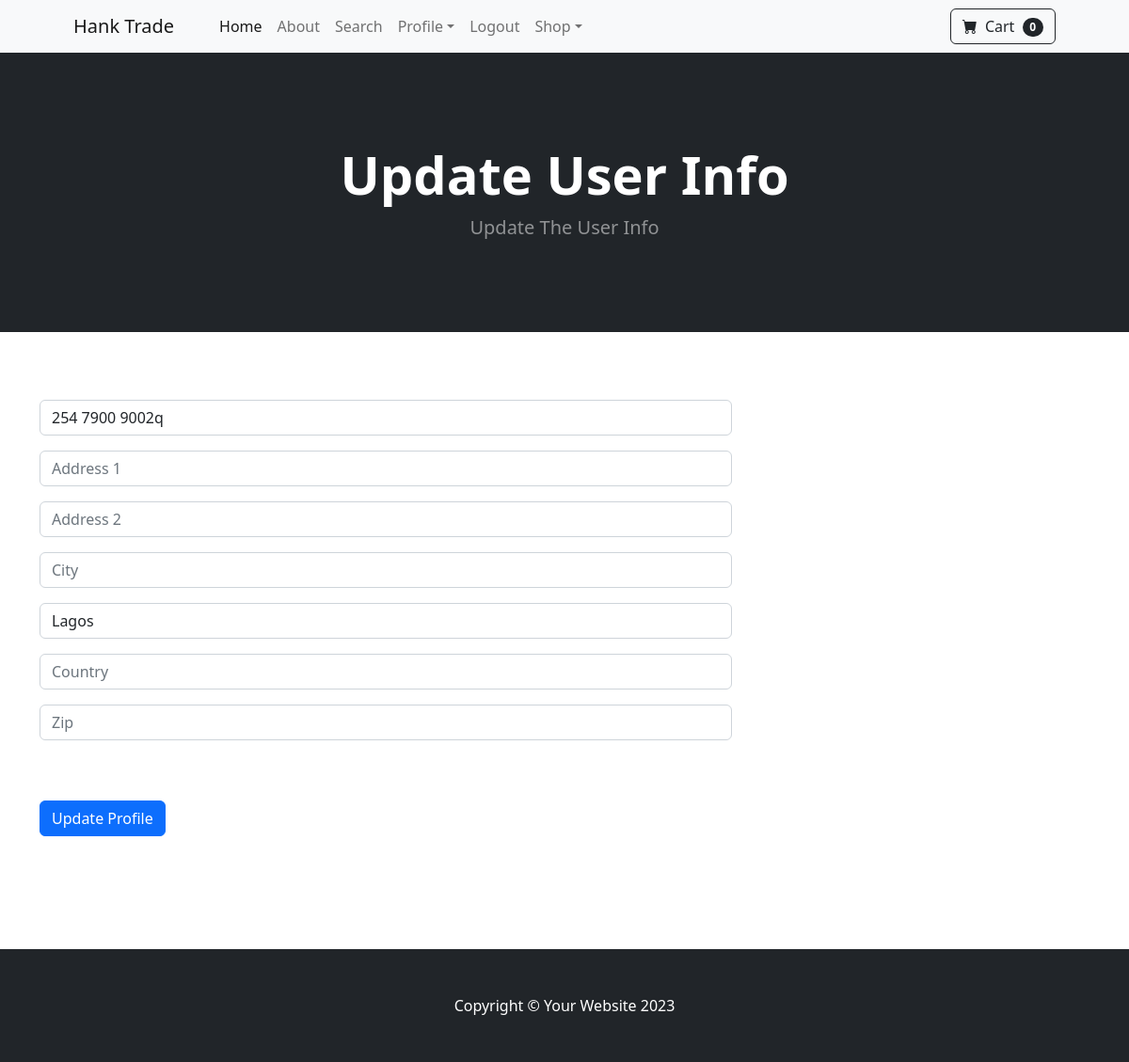
The page /update_info/ (signed in) on the database as committed earlier.
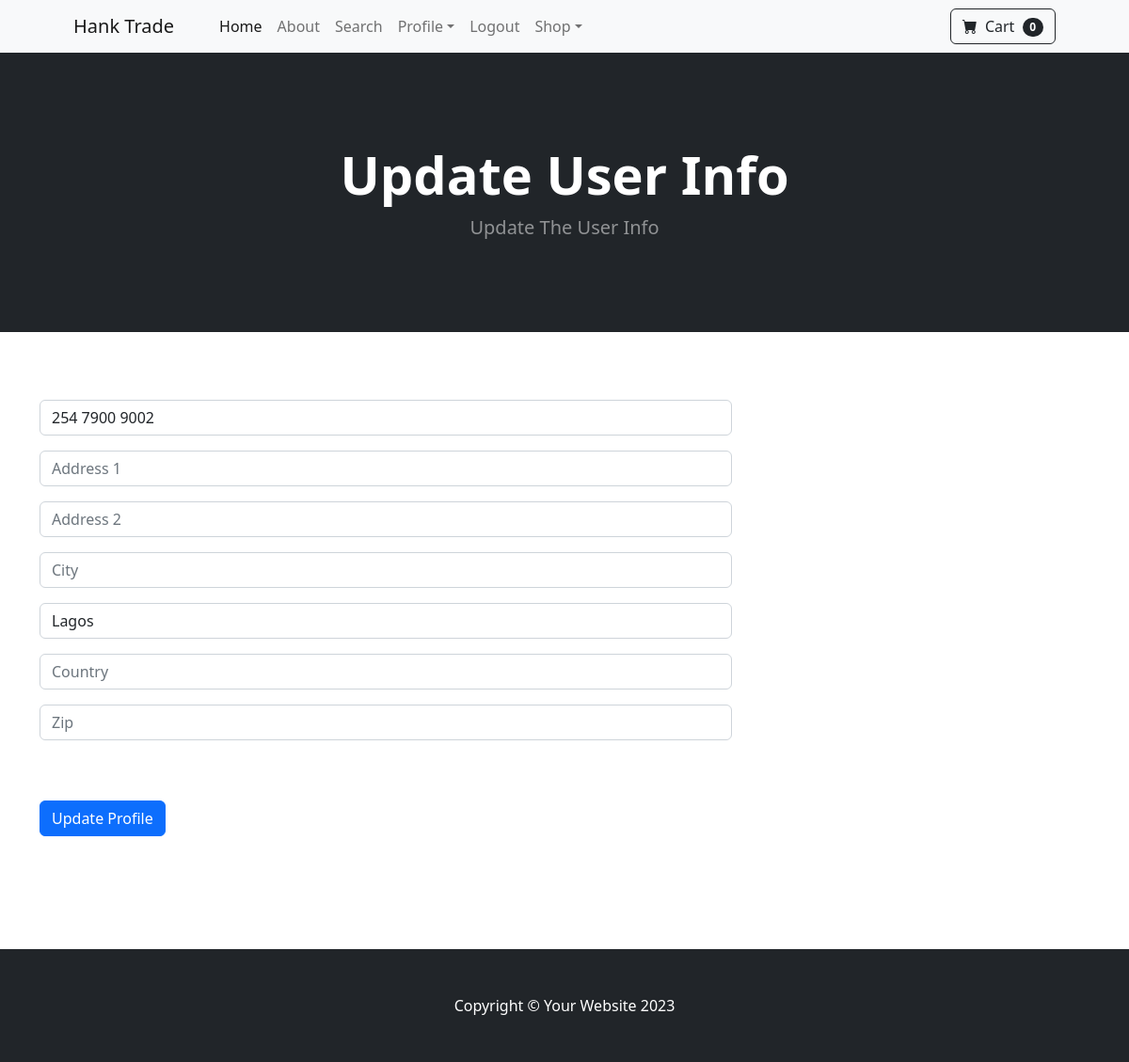
The same page on the database as committed later.
### store/models.py (models this page shows, shortened)
class Profile(models.Model):
    user = models.OneToOneField(User, on_delete= models.CASCADE)
    date_modified = models.DateTimeField(User, auto_now=True)
    phone = models.CharField(max_length = 20, blank = True)
    address1 = models.TextField(max_length = 255, blank = True)
    address2 = models.TextField(max_length = 255, blank = True)
    city = models.CharField(max_length = 255, blank = True)
    state = models.CharField(max_length = 255, blank = True)
    country = models.CharField(max_length = 255, blank = True)
    zip = models.CharField(max_length = 255, blank = True)
    old_cart = models.CharField(max_length = 500, blank = True, null=True)

### store/views.py (the view)
# urls.py: path('update_info/', views.update_info, name='update_info'),
def update_info(request):
    if request.user.is_authenticated:
        current_user = Profile.objects.get(user__id=request.user.id)
        form = UserInfoForm(request.POST or None, instance=current_user)
        if form.is_valid():
            form.save()
            messages.success(request, "Your Info updated Successfully")
            return redirect('home')
        return render(request, "update_info.html", {'form': form})
    else:
        messages.success(request, "You Must Be Logged In To Update User Details")
        return redirect('home')

### store/forms.py
class UserInfoForm(forms.ModelForm):
	phone = forms.CharField(label="", widget=forms.TextInput(attrs={'class':'form-control', 'placeholder':'Phone'}), required=False)
	address1 = forms.CharField(label="", widget=forms.TextInput(attrs={'class':'form-control', 'placeholder':'Address 1'}), required=False)
	address2 = forms.CharField(label="", widget=forms.TextInput(attrs={'class':'form-control', 'placeholder':'Address 2'}), required=False)
	city = forms.CharField(label="", widget=forms.TextInput(attrs={'class':'form-control', 'placeholder':'City'}), required=False)
	state = forms.CharField(label="", widget=forms.TextInput(attrs={'class':'form-control', 'placeholder':'State'}), required=False)
	country = forms.CharField(label="", widget=forms.TextInput(attrs={'class':'form-control', 'placeholder':'Country'}), required=False)
	zip = forms.CharField(label="", widget=forms.TextInput(attrs={'class':'form-control', 'placeholder':'Zip'}), required=False)
	class Meta:
		model = Profile
		fields = ['phone', 'address1', 'address2', 'city', 'state', 'country', 'zip']

### cart/cart.py (called while the page is built)
    def __len__(self):
        return len(self.cart)

### store/templates/update_info.html (shortened to what this page needs)
{% extends "base.html" %}
{% block content %}
<header class="bg-dark py-5">
    <div class="container px-4 px-lg-5 my-5">
        <div class="text-center text-white">
            <h1 class="display-4 fw-bolder">Update User Info</h1>
            <p class="lead fw-normal text-white-50 mb-0">Update The User Info</p>
        </div>
    </div>
</header>
<br>
    <br>
    <br>
<div class="container ">
    <div class="row">
        <div class="col-lg-8">
            <form method="POST" action= {% url 'update_info' %}>
                {{ form.as_p }}
                <br> <br>
                <button type="submit" class="btn btn-primary">Update Profile</button>
<br> <br>
        </div>
    </div>
    </div>
    <br>
    <br>
    <br>
{% endblock %}

Rows that differ between the two databases and show on the page:
changed Profile "Lagos": phone "254 7900 9002q" → "254 7900 9002"
